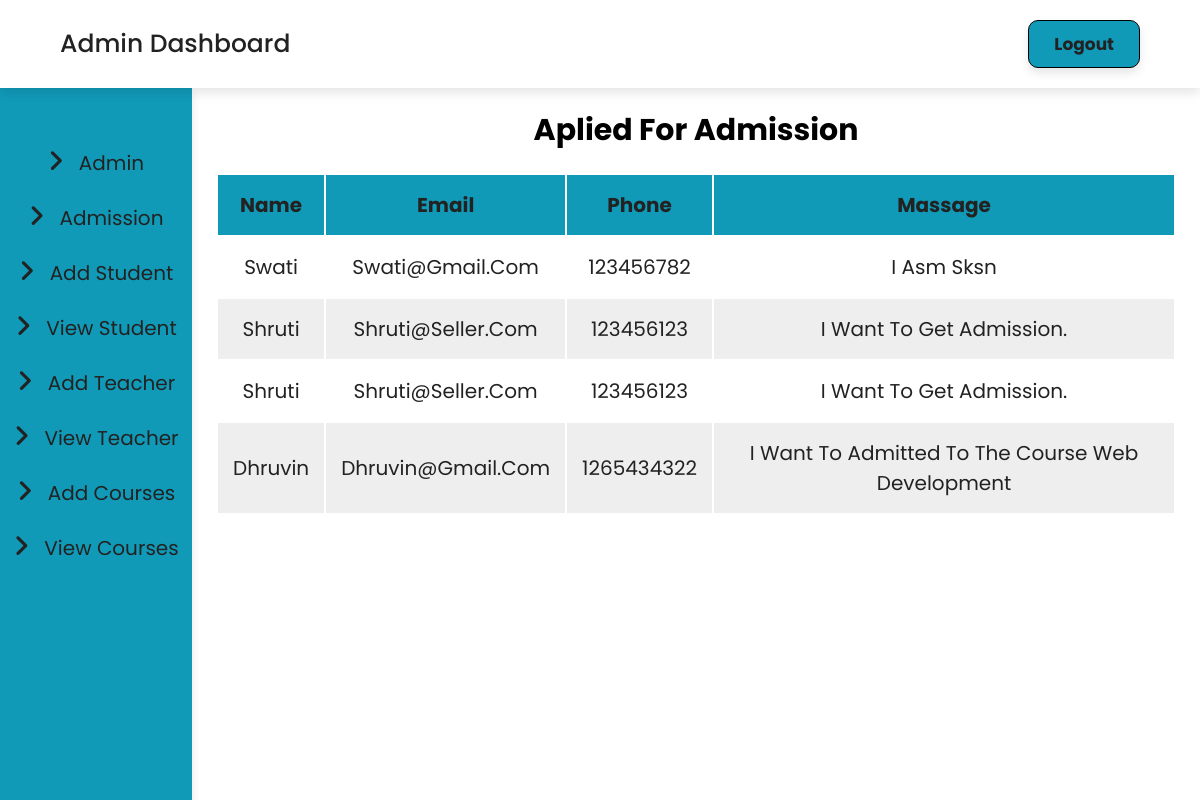
Screenshot of /admission.php (signed in) with the database file from the repository.
### tables this page shows
CREATE TABLE `admission` (
  `id` int(11) NOT NULL,
  `name` varchar(255) DEFAULT NULL,
  `email` varchar(255) DEFAULT NULL,
  `phone` int(20) DEFAULT NULL,
  `message` varchar(255) DEFAULT NULL
);

### admission.php (the view, shortened to what this page needs)
<?php
include 'config.php';
?>
<!DOCTYPE html>
<html lang="en">
<head>
    <link rel="stylesheet" href="https://cdnjs.cloudflare.com/ajax/libs/font-awesome/6.2.1/css/all.min.css">
    <link rel="stylesheet" href="css/admin.css">
</head>
<body>
    <?php
     include 'sidebar.php';
     ?>
    <div class="content">
       <h1>Aplied for Admission</h1>
      <table class="table-data">
        <thead>
            <th>name</th>
            <th>email</th>
            <th>phone</th>
            <th>massage</th>
        </thead>
        <tbody>
           <tr>
            <?php
            $admission_data  = mysqli_query($conn,"SELECT * FROM admission");
             if(mysqli_num_rows($admission_data) > 0){
            while($row = mysqli_fetch_assoc($admission_data)){
            ?>
            <td><?php echo $row['name']; ?></td>
            <td><?php echo $row['email']; ?></td>
            <td><?php echo $row['phone']; ?></td>
            <td><?php echo $row['message']; ?></td>
           </tr>
           <?php
             }
            }
           ?>
        </tbody>
      </table>
    </div>
</body>
</html>

### css/admin.css (style rules this page uses)
:root { --main-color:#119ab8; --black:#222; --white:#fff; --light-black:#777; --light-white:#fff9; --dark-bg:rgba(0,0,0,0.7); --light-bg:#eee; --border :.1rem solid rgba(0,0,0); --box-shadow:0 .5rem 1rem rgba(0,0,0,0.1); --text-shadow: 0 1.5rem 3rem rgba(0,0,0,0.3); }
* { font-family: 'Poppins', sans-serif; margin: 0; padding: 0; border: 0; outline: 0; box-sizing: border-box; text-decoration: none; text-transform: capitalize; }
html { font-size: 62.5%; overflow-x: hidden; }
div.content { width: 80%; margin-left: 18%; margin-top: 2rem; }
.table-data { margin-top: 2rem; width: 100%; text-align: center; }
.table-data thead th { padding: 1.5rem; font-size: 2rem; background: var(--main-color); color: var(--black); }
.table-data tr td { font-size: 2rem; padding: 1.5rem; color: var(--black); }
.content h1 { text-align: center; font-size: 3rem; text-transform: capitalize; margin-bottom: 1rem; }

### rows the page displays
admission: name "Swati", email "Swati@gmail.com", phone "123456782", message "I Asm Sksn"
admission: name "Shruti", email "Shruti@seller.com", phone "123456123", message "I Want To Get Admission."
admission: name "Shruti", email "Shruti@seller.com", phone "123456123", message "I Want To Get Admission."
admission: name "Dhruvin", email "Dhruvin@gmail.com", phone "1265434322", message "I Want To Admitted To The Course Web Development"
